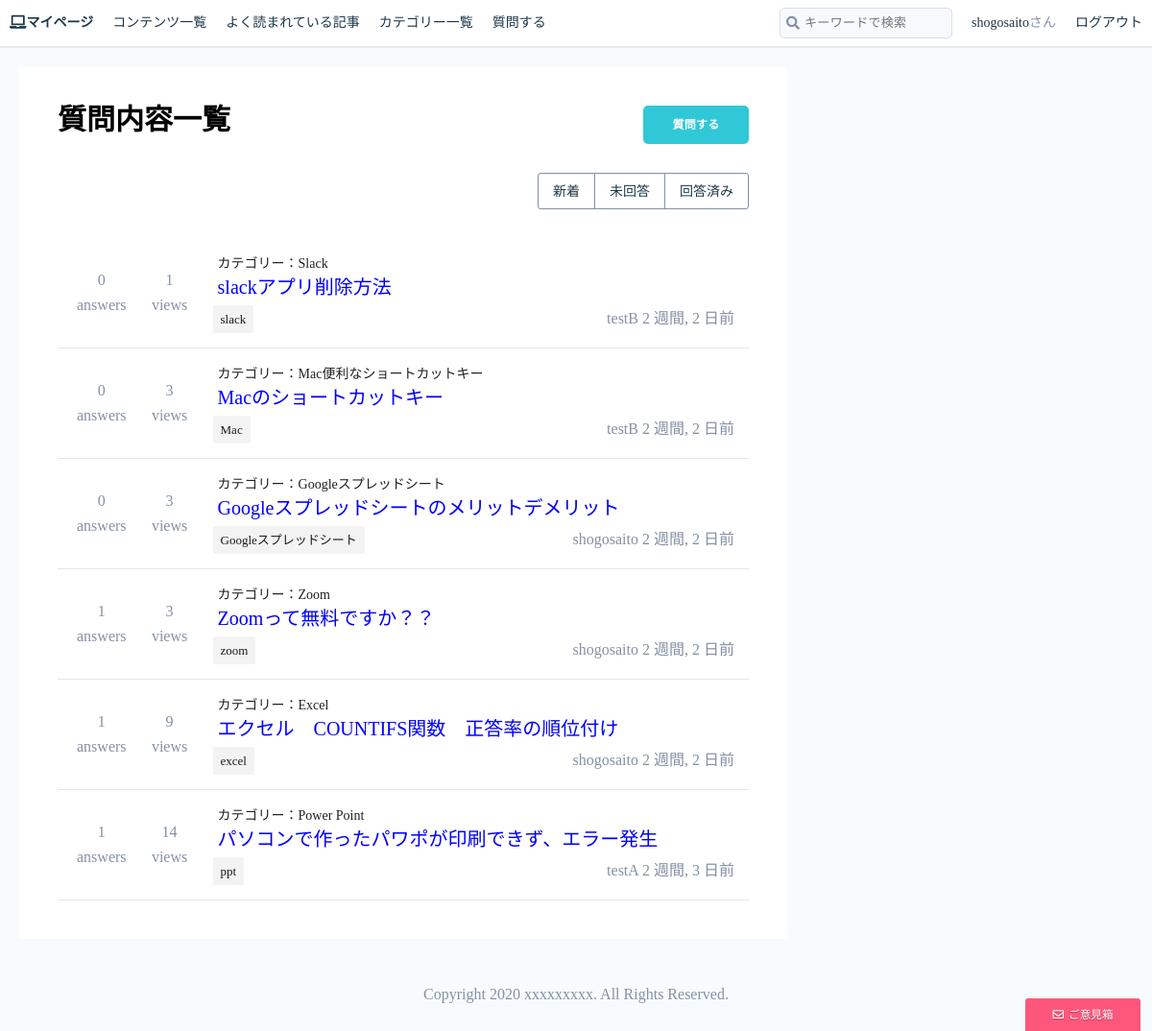
The app's page /qa/question_list/1 (signed in) with its own data.
### accounts/models.py (models this page shows)
class CustomUser(AbstractUser):
    email = models.CharField(verbose_name='メールアドレス', max_length=255)
    password = models.CharField(verbose_name='パスワード', max_length=255)
    def __str__(self):
        return self.username

### QA/models.py (models this page shows, shortened)
class QuestionModel(models.Model):
    title = models.CharField(max_length=255)
    category = models.ForeignKey(Category, on_delete=models.CASCADE)
    tags = models.CharField(max_length=255)
    content = RichTextUploadingField(config_name='non_admin')
    created_by = models.ForeignKey(CustomUser, on_delete=models.CASCADE)
    created_at = models.DateTimeField(auto_now_add=True)
    updated_at = models.DateTimeField(auto_now=True)
    views = models.PositiveIntegerField(default=0)

### blogs/models.py (models this page shows)
class Category(models.Model):
    parent = models.ForeignKey(
        'self', related_name='children', on_delete=models.CASCADE, blank=True, null=True)
    name = models.CharField(max_length=255)
    slug = models.SlugField(unique=True)
    timestamp = models.DateTimeField(auto_now_add=True)
    def __str__(self):
        return self.name

### QA/views.py (the view)
# urls.py: path('question_list/<int:pk>', QuestionList.as_view(), name='question_list'),
@method_decorator(login_required(login_url='/accounts/login/'), name='dispatch')
class QuestionList(ListView):
    template_name = 'QA/questionList.html'
    model = QuestionModel
    def get_context_data(self, *args, **kwargs):
        context = super().get_context_data(*args, **kwargs)
        question = QuestionModel.objects.all().order_by('-created_at')
        context["questions"] = question
        context["pk"] = self.kwargs['pk']
        context["allcats"] = Category.objects.filter(parent=None)
        return context

### templates/QA/questionList.html (shortened to what this page needs)
{% extends 'base.html' %}
{% load static %}
{% block customcss %}
    <link rel="stylesheet" href="{% static 'css/style.css' %}">
    <link rel="stylesheet" href="{% static 'css/reset.css' %}">
    <link rel="stylesheet" href="{% static 'css/question.css' %}">
    <link rel="stylesheet" href="{% static 'css/animate.css' %}">
{% endblock customcss %}
{% block main %}
<div id="list-global-container">
    <div class="list-main-container">
        <div class="question-box">
            <h2 class="entry-title" id="question-list-title">質問内容一覧</h2>
            <a class="btn" href="{% url 'question_form' %}">質問する</a>
        </div>
        <div class="qa-ctg-container">
            <ul class="qa-ctg-box">
                <li class="qa-ctg-item"><a class="qa-ctg-link" href='{% url 'question_list' pk=1%}'>新着</a></li>
                <li class="qa-ctg-item"><a class="qa-ctg-link" href='{% url 'question_list' pk=2%}'>未回答</a></li>
                <li class="qa-ctg-item"><a class="qa-ctg-link" href='{% url 'question_list' pk=3%}'>回答済み</a></li>
            </ul>
        </div>
        {% for item in questions %}
            {% if pk == 1 %}
            <div class="question-list">
                <div class="counts-block">
                        <div class="answer-counts-block">
                            <div class="answer-number"><span>{{item.answers.count}}</span></div>
                            <div>answers</div>
                        </div>
                        <div class="view-counts-block">
                            <div class="view-number"><span>{{item.views}}</span></div>
                            <div>views</div>
                        </div>
                </div>
                <div class="list-item">
                    <div class="link-box">
                        <a href="{% url 'question_answer' item.pk %}" class="link-item">
                            <div class="item-category">
                                カテゴリー：{{item.category}}
                            </div>
                            <h3 class="item-title"><span class="ranking-headline">{{item.title}}</span></h3>
                        </a>
                    </div>
                    <div class="tags-info">
                        <a href="#">
                            <div class="tags">
                                <span class="p-tag-name">{{item.tags}}</span>
                            </div>
                        </a>
                        <div class="user-and-date">
                            <span class="username">{{item.created_by}}</span>
                            <span class="post-date">{{item.created_at|timesince}}前</span>
                        </div>
                    </div>
                </div>
            </div>
                {% endif %}
        {% endfor %}
    </div>
</div>
{% endblock main%}

### templates/base.html (shortened to what this page needs)
{% load static %}
<!doctype html>
<html lang="ja">
  <head>
    {% block customcss %}
    {% endblock customcss %}
    <link rel="stylesheet" href="https://use.fontawesome.com/releases/v5.15.1/css/all.css">
  </head>
  <body>
  <div id="global-container">
    <div id="container">
        <header>
            <ul class="h-left">
                {% if user.id %}
                <li><a href="{% url 'mypage' user.id %}"><i class="fas fa-laptop">マイページ</i></a></li>
                {% else %}
                <li><a href="{% url 'toppage' %}"><i class="fas fa-laptop">トップページ</i></a></li>
                {% endif %}
                <li><a href="{%url 'all_contents'%}">コンテンツ一覧</a></li>
                <li><a href="{%url 'ranking'%}">よく読まれている記事</a></li>
                <li class="ctg-lists"><a href="#">カテゴリー一覧</a></li>
                <li><a href="{%url 'question_list' pk=1 %}">質問する</a></li>
            </ul>
            <ul class="h-right">
                <li>
                    <form class="search-box" action="{% url 'search' %}" method="GET">
                            <input type="search" class="input-search" style="font-size: 13px; width: 180px;" placeholder="キーワードで検索" name="key_search" value="{{ request.GET.key_search }}" >
                            <i class="search-icon fas fa-search"></i>
                    </form>
                </li>
                {% if user.id %}
                <li><a href="{% url 'mypage' user.id %}">{{ user.username }}</a>さん</li>
                <li><a href="{% url 'logout' %}">ログアウト</a></li>
                {% else %}
                <li><a href="{% url 'login' %}">ログイン</a></li>
                <li><a class="btn" href="{% url 'create' %}">無料会員登録</a></li>
                {% endif %}
            </ul>
        </header>
        {% block main %}
        {% endblock main%}
        <div id="react-contact-button">
        <a href="{% url 'contact'%}">
            <div class="c-btn c-btn--feedback" id="contact-button">
            <span class="far fa-envelope u-mr5"></span>ご意見箱
            </div>
        </a>
        </div>
        <footer>
            Copyright 2020 xxxxxxxxx. All Rights Reserved.
        </footer>
    </div>
  </div>
 </body>
</html>

### static/css/style.css (style rules this page uses)
* { box-sizing: border-box; }
body { color: #8491a5; font-family: "AvenirNext", "Lato", "Hirago KakuGothic ProN", Meiryo, sans-serif; font-size: 1rem; background-color: #f8fbfe; }
a { text-decoration: none; color: #1c3746; }
h1, h2, h3, h4, h5, h6 { color: #2b546a; font-weight: normal; }
#container { background-color: #f8fbfe; }
.btn { display: inline-block; text-align: center; padding: 0px 16px; text-decoration: none; cursor: pointer; transition: all 0.3s ease-in-out 0s; color: rgb(255, 255, 255); background-color: rgb(48, 200, 214); font-size: 0.75rem; min-width: 110px; line-height: 40px; font-family: AvenirNext, Lato, "Hirago KakuGothic ProN", Meiryo, sans-serif; border-radius: 5px; font-weight: bold; letter-spacing: 0.02em; }
.c-btn { transition: all 0.3s ease; -webkit-user-select: none; -moz-user-select: none; -ms-user-select: none; -o-user-select: none; user-select: none; display: inline-block; margin-bottom: 0; padding: 0; font-size: 0.8125rem; text-align: center; min-width: 140px; height: 45px; line-height: 45px; white-space: nowrap; cursor: pointer; color: #fff; border: 1px solid transparent; border-radius: 2px; }
.c-btn--feedback { background-color: #ff577b; border-radius: 3px 3px 0 0; font-size: 0.725rem; min-width: 120px; height: 34px; line-height: 34px; text-shadow: 0 1px 1px rgba(0, 0, 0, 0.3); z-index: 81; position: fixed; bottom: 0; right: 12px; }
.u-mr5 { margin-right: 5px; }
header li { line-height: 48px; margin: 0 10px; font-size: 14px; }
header { background-color: white; overflow: hidden; border-bottom: 2px solid #e6eaee !important; }
.h-left { float: left; display: flex; }
.h-right { float: right; display: flex; }
.search-box { position: relative; }
.input-search { transition: border 0.1s linear, background-color 0.1s linear; width: 100%; height: 32px; padding: 5px 5px 5px 25px; color: #2b546a; background-color: #f7f9fc; border: 1px solid #d9e0e7; border-radius: 5px; letter-spacing: 0.02em; width: 100px; }
.search-icon { display: inline-block; position: absolute; top: 50%; left: 7px; transform: translateY(-50%); }
footer { text-align: center; padding: 30px 0 !important; }
#list-global-container { margin: 0 auto; display: flex; padding: 20px 0; }
.list-main-container { background-color: #ffffff; width: 66.66666667%; margin: 0 20px; padding: 40px; }
.entry-title { color: black; font-size: 30px; margin-bottom: 40px; }
.item-category { color: #202124; font-size: 14px; margin-bottom: 7px; }
.item-title { color: blue; font-size: 20px; margin-bottom: 7px; padding-bottom: 1px; }
.p-tag-name { font-size: 13px; line-height: 1em; color: #1a1a1a; display: inline-block; padding: 8px 8px; border-radius: 2px; text-decoration: none; background: #f3f3f3; }

### static/css/question.css (style rules this page uses)
#question-list-title { margin: 0; font-weight: bold; }
.question-box { display: flex; justify-content: space-between; margin-bottom: 30px; }
.qa-ctg-container { display: flex; justify-content: flex-end; margin-bottom: 30px; }
.qa-ctg-box { display: inline-flex; border: 1px solid #8491a5; border-radius: 3px; }
.qa-ctg-item { padding: 10px 15px; border-right: 1px solid #8491a5; }
.qa-ctg-item:last-child { border-right: none; }
.qa-ctg-link { font-size: 14px; }
.question-list { height: auto; display: flex; padding: 15px; border-bottom: 1px solid #E3E6E8; }
.tags-info { display:flex; justify-content: space-between; line-height: 29px; width: 100%; }
.counts-block { display: flex; margin-right: 20px; align-items: center; }
.list-item { width: 100%; }
.answer-counts-block, .view-counts-block { text-align: center; min-width:50px; padding: 5px; }
.link-box { padding: 5px 5px 0 5px; }
.answer-counts-block { margin-right:15px; }
.answer-number, .view-number { margin-bottom: 10px; }

### records on screen
CustomUser: username "shogosaito"
QuestionModel: answers.count "0", views "1", category "Slack", title "slackアプリ削除方法", tags "slack", created_by "testB", created_at "2 週間, 2 日"
QuestionModel: answers.count "0", views "3", category "Mac便利なショートカットキー", title "Macのショートカットキー", tags "Mac", created_by "testB", created_at "2 週間, 2 日"
QuestionModel: answers.count "0", views "3", category "Googleスプレッドシート", title "Googleスプレッドシートのメリットデメリット", tags "Googleスプレッドシート", created_by "shogosaito", created_at "2 週間, 2 日"
QuestionModel: answers.count "1", views "3", category "Zoom", title "Zoomって無料ですか？？", tags "zoom", created_by "shogosaito", created_at "2 週間, 2 日"
QuestionModel: answers.count "1", views "9", category "Excel", title "エクセル COUNTIFS関数 正答率の順位付け", tags "excel", created_by "shogosaito", created_at "2 週間, 2 日"
QuestionModel: answers.count "1", views "14", category "Power Point", title "パソコンで作ったパワポが印刷できず、エラー発生", tags "ppt", created_by "testA", created_at "2 週間, 3 日"
